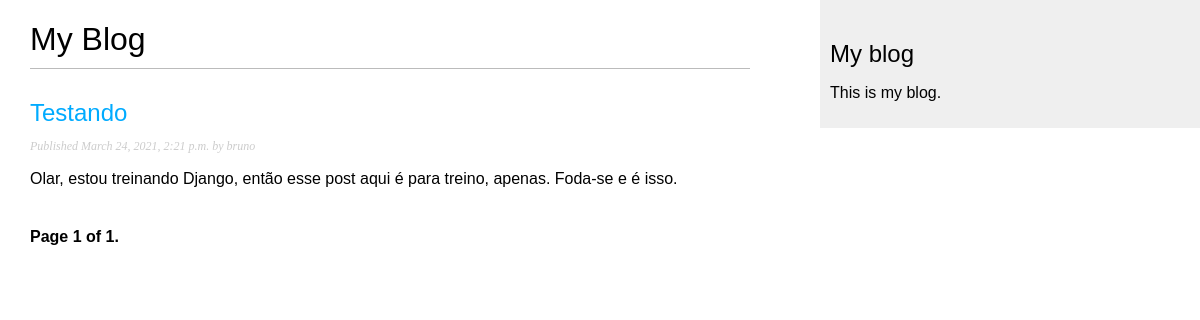
/blog/, run on an earlier commit of the app's database.
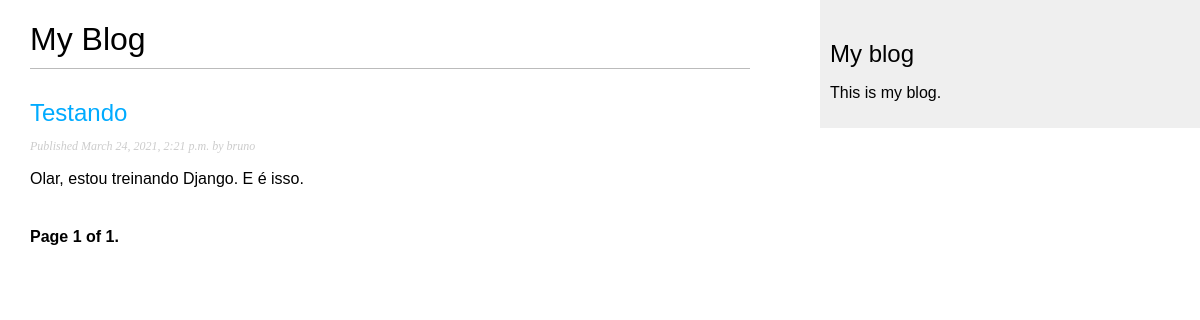
And on a later commit of the database.
### blog/models.py (models this page shows, shortened)
class Post(models.Model):
    STATUS_CHOICES = (
        ('draft', 'Draft'),
        ('published', 'Published'),
    )
    title = models.CharField(max_length=250)
    slug = models.SlugField(max_length=250, unique_for_date='publish')
    author = models.ForeignKey(User, on_delete=models.CASCADE, related_name='blog_posts')
    body = models.TextField()
    publish = models.DateTimeField(default=timezone.now)
    created = models.DateTimeField(auto_now_add=True)
    updated = models.DateTimeField(auto_now=True)
    status = models.CharField(max_length=10, choices=STATUS_CHOICES, default='draft')
    objects = models.Manager()
    published = PublishedManager()
    class Meta:
        ordering = ('-publish', )
    def get_absolute_url(self):
        return reverse("blog:post_detail",
                        args=[
                            self.publish.year,
                            self.publish.month,
                            self.publish.day,
                            self.slug
                        ])

### blog/views.py (the view)
# urls.py: path('', views.PostListView.as_view(), name='post_list'),
class PostListView(ListView):
    queryset = Post.published.all()
    context_object_name = 'posts'
    paginate_by = 3
    template_name = 'blog/post/list.html'

### blog/templates/blog/post/list.html (shortened to what this page needs)
{% extends "blog/base.html" %}
{% block content %}
    <h1>My Blog</h1>
    {% for post in posts %}
        <h2>
            <a href="{{ post.get_absolute_url }}">
                {{ post.title }}
            </a>
        </h2>
        <p class="date">
            Published {{ post.publish }} by {{ post.author }}
        </p>
        {{ post.body|truncatewords:30|linebreaks }}
    {% endfor %}
    {% include "pagination.html" with page=page_obj %}
{% endblock %}

### blog/templates/blog/base.html (shortened to what this page needs)
{% load static %}
<!DOCTYPE html>
<html lang="en">
<head>
    <link href="{% static "css/blog.css" %}" rel="stylesheet">
</head>
<body>
    <div id="content">
        {% block content %}
        {% endblock %}
    </div>
    <div id="sidebar">
        <h2>My blog</h2>
        <p>This is my blog.</p>
    </div>
</body>
</html>

### blog/templates/pagination.html (shortened to what this page needs)
<div class="pagination">
    <span class="step-links">
        <span class="current">
            Page {{ page.number }} of {{ page.paginator.num_pages }}.
        </span>
    </span>
</div>

### blog/static/css/blog.css (style rules this page uses)
body { margin:0; padding:0; font-family:helvetica, sans-serif; }
a { color:#00abff; text-decoration:none; }
h1 { font-weight:normal; border-bottom:1px solid #bbb; padding:0 0 10px 0; }
h2 { font-weight:normal; margin:30px 0 0; }
#content { float:left; width:60%; padding:0 0 0 30px; }
#sidebar { float:right; width:30%; padding:10px; background:#efefef; height:100%; }
p.date { color:#ccc; font-family: georgia, serif; font-size: 12px; font-style: italic; }
.pagination { margin:40px 0; font-weight:bold; }

What changed in the data, as far as the page shows it:
changed Post "Testando": body "Olar, estou treinando Django, então esse post aqui é para treino, apenas. Foda-se e é isso." → "Olar, estou treinando Django. E é isso."
